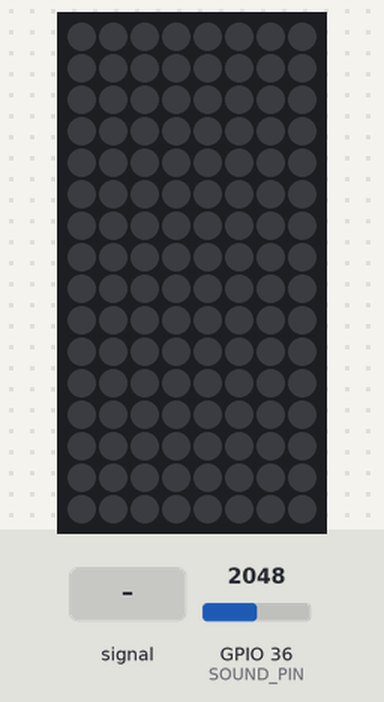
Bench run of a sketch on a simulated ESP32. On the bench: 8×16 RGB LED matrix (first LED top left, wired row by row). The test bench sets the inputs (shaded band); at power-on: GPIO 36 (SOUND_PIN) = 2048. Dim RGB values are drawn brighter than linear.

Above: at 1.2 s.
1.3 s: GPIO 36 (SOUND_PIN) fed a 200 Hz sine of ±327 counts around its level
At 2.1 s:
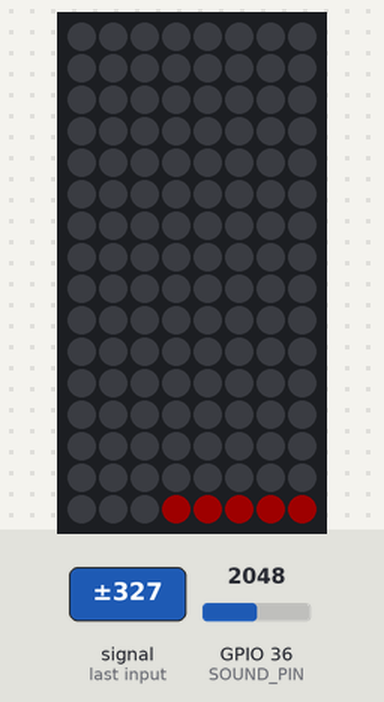
2.8 s: GPIO 36 (SOUND_PIN) fed a 1000 Hz sine of ±1023 counts around its level
At 4.0 s:
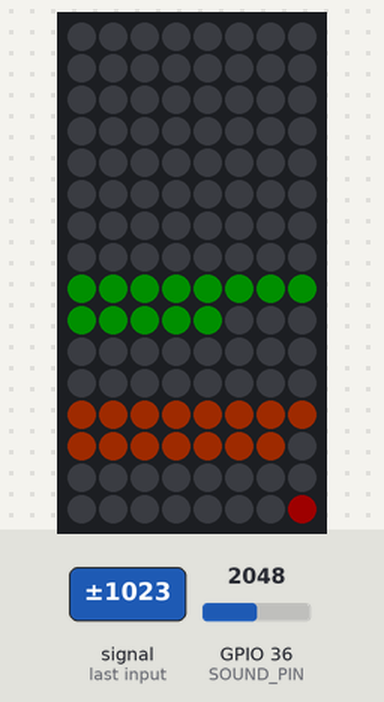
4.4 s: GPIO 36 (SOUND_PIN) set to 2866
At 5.0 s:
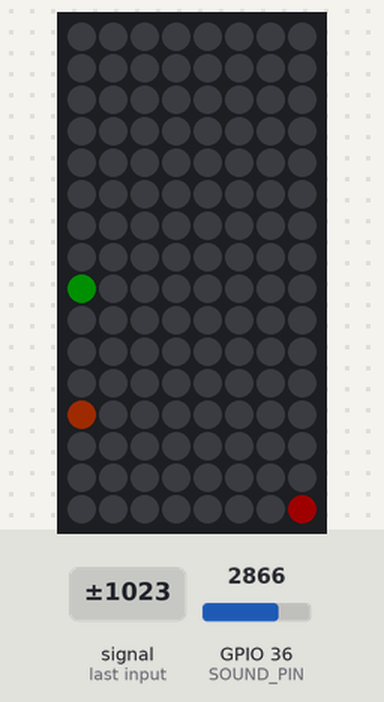
Timing chart, 0 to 7.4 s (numbered marks = the images above; inputs shaded):
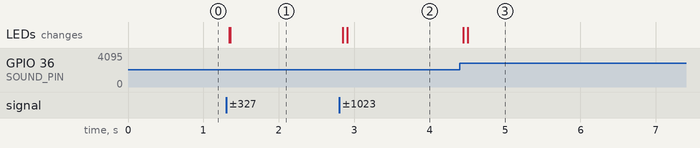

Measured:
- after the input at 1.3 s, the LEDs: first change at once (image 1 shows a later state)
- after the input at 2.8 s, the LEDs: first change after 0.05 s (image 2 shows a later state)
- after the input at 4.4 s, the LEDs: first change at once (image 3 shows a later state)

The sketch:

musicVisualizer.ino
```cpp
#include <FastLED.h> // FastLED library: https://github.com/FastLED/FastLED
#include <arduinoFFT.h>

//https://medium.com/@yolandaluqueh/music-to-led-strip-tutorial-using-fourier-transform-3d203a48fe14

#define SAMPLES 64               //determines the resolution of the frequency reads.  Lower value due to Arduino storage and speed restraints.  Value must be power of 2
#define SAMPLING_FREQUENCY 40000 //Nyquim Theory states that this must be 2x as large as the frequency we want to sample.  Human hear from 20khz - 20,000khz

#define ANIMATION_DELAY 0 //adjusts speed the leds will transition

arduinoFFT FFT = arduinoFFT();
unsigned int sampling_period_us; //determines how long our sample time is
unsigned long microseconds;      // current time when arduino started

double vReal[SAMPLES]; //real frequency the arduino picks up
double vImag[SAMPLES]; //used to computer fft
int bandValues[8];     //stores computed frequency values
int oldBandValues[8];  //create animation for transition

// Define pins used
#define LED_PIN 2
#define SOUND_PIN A0

// Define led layout
#define NUM_LEDS 128
#define COLS 8
#define ROWS 16

// Other constants
#define ANIMATION_DELAY 1

// FastLED array
CRGB leds[NUM_LEDS];

// Turn FastLED 1d array into alternating 2d array
int grid[ROWS][COLS] = {
    {127, 96, 95, 64, 63, 32, 31, 0},
    {126, 97, 94, 65, 62, 33, 30, 1},
    {125, 98, 93, 66, 61, 34, 29, 2},
    {124, 99, 92, 67, 60, 35, 28, 3},
    {123, 100, 91, 68, 59, 36, 27, 4},
    {122, 101, 90, 69, 58, 37, 26, 5},
    {121, 102, 89, 70, 57, 38, 25, 6},
    {120, 103, 88, 71, 56, 39, 24, 7},
    {119, 104, 87, 72, 55, 40, 23, 8},
    {118, 105, 86, 73, 54, 41, 22, 9},
    {117, 106, 85, 74, 53, 42, 21, 10},
    {116, 107, 84, 75, 52, 43, 20, 11},
    {115, 108, 83, 76, 51, 44, 19, 12},
    {114, 109, 82, 77, 50, 45, 18, 13},
    {113, 110, 81, 78, 49, 46, 17, 14},
    {112, 111, 80, 79, 48, 47, 16, 15}};

//LED colors for each column
CRGB colors[COLS] = {
    CRGB::Red,
    CRGB::OrangeRed,
    CRGB::Yellow,
    CRGB::Green,
    CRGB::Blue,
    CRGB::Cyan,
    CRGB::Purple,
    CRGB::FairyLight,
};

void setup()
{
    sampling_period_us = round(1000000 * (1.0 / SAMPLING_FREQUENCY));  //delay between each fft sample

    // Set pins to correct mode
    pinMode(LED_PIN, OUTPUT);
    pinMode(SOUND_PIN, INPUT);

    // FastLED setup
    FastLED.addLeds<WS2812B, LED_PIN, GRB>(leds, NUM_LEDS);
    FastLED.setBrightness(30);

    for (int i = 0; i < 8; i++)
    {
        oldBandValues[i] = 0;
    }

    for (int i = 0; i < 128; i++)
    {
        leds[i] = CRGB::Black;
    }
}

void loop()
{
    //reset frequency values
    for (int i = 0; i < 8; i++)
    {
        bandValues[i] = 0;
    }

    /*SAMPLING*/
    //https://medium.com/@yolandaluqueh/music-to-led-strip-tutorial-using-fourier-transform-3d203a48fe14

    //clear out data from old samples and set vReal to hold current input from microphone
    for (int i = 0; i < SAMPLES; i++)
    {
        // microseconds = micros();    //Overflows after around 70 minutes
        vReal[i] = 0;
        vReal[i] = analogRead(A0);
        vImag[i] = 0;

        while (micros() < (microseconds + sampling_period_us))
        { // Delay sampling period
        }
    }

    //computefft
    FFT.DCRemoval();                                                 //remove dc offset.  Make it so that waveform is centered areound 0  https://manual.audacityteam.org/man/dc_offset.html
    FFT.Windowing(vReal, SAMPLES, FFT_WIN_TYP_HAMMING, FFT_FORWARD); //get rid of spectral leakage https://www.youtube.com/watch?v=Q8N8pZ8P3f4
    FFT.Compute(vReal, vImag, SAMPLES, FFT_FORWARD);                 //calculate fft
    FFT.ComplexToMagnitude(vReal, vImag, SAMPLES);

    /*https://github.com/s-marley/ESP32_FFT_VU/blob/master/ESP32_FFT_VU/ESP32_FFT_VU.ino
    each element in vReal is a different frequency bit and the value of this element is that frequency's amplitude.
    since we are sampling at 64 we have 32 frequency bins that are available to us, but the first two bins vReal[0] & vReal[1] is mostly DC voltage hum so we have 30 bins.
    We must split up our 30 bins into 8 different bands since our LED strip has 8 columns.  Taking 20000/64 we see that the frequency width of each bin is 625, so each
    element of vReal has 625 khz in it.  It is suggested that each bandValue should be determined by a logrithmic function of the amount of frequency bands, but due to the
    low sample rate we were unable to do this perfectly.*/
    for (int i = 2; i < SAMPLES / 2; i++)
    {

        if (vReal[i] > 500)
        {
            if (i > 1 && i <= 3)
            {
                bandValues[0] += (int)vReal[i];
            }
            if (i > 3 && i <= 5)
            {
                bandValues[2] += (int)vReal[i];
            }
            if (i > 5 && i <= 7)
            {
                bandValues[3] += (int)vReal[i];
            }
            if (i > 7 && i <= 10)
            {
                bandValues[1] += (int)vReal[i];
            }
            if (i > 10 && i <= 14)
            {
                bandValues[4] += (int)vReal[i];
            }
            if (i > 14 && i <= 23)
            {
                bandValues[5] += (int)vReal[i];
            }
            if (i > 23 && i <= 26)
            {
                bandValues[6] += (int)vReal[i];
            }
            if (i > 26)
            {
                bandValues[7] += (int)vReal[i];
            }
        }
    }

    //make contents of bandValues fit within our led range
    for (int i = 0; i < 8; i++)
    {
        bandValues[i] = bandValues[i] / 1000;

        if (bandValues[i] > 15)
        {
            bandValues[i] = 15;
        }
        //    Serial.println(bandValues[i]);
    }

    // constrain amplitude within the boundaries of the led array
    for (int i = 0; i < 8; i++)
    {
        if (bandValues[i] < 0)
        {
            bandValues[i] = 0;
        }
        else if (bandValues[i] > 15)
        {
            bandValues[i] = 15;
        }
    }

    //set led colors make it so that there is a smooth transition from previous colors to new ones by slowing going down rows of each column
    for (int r = ROWS - 1; r <= 0; r--)
    {
        for (int c = 0; c < COLS; c++)
        {
            if (bandValues[c] < oldBandValues[c] && oldBandValues[c] == r)
            {
                leds[grid[r][c]] = CRGB::Black;
                oldBandValues[c]--;

                FastLED.show();
                delay(ANIMATION_DELAY);
            }
        }
    }

    for (int r = 0; r < ROWS; r++)
    {
        for (int c = 0; c < COLS; c++)
        {
            if (r < bandValues[c])
            {
                leds[grid[r][c]] = colors[c];
            }
            else if (r > bandValues[c])
            {
                leds[grid[r][c]] = CRGB::Black;
            }
        }
        FastLED.show();
        delay(ANIMATION_DELAY);
    }

    //set old band values for next loop
    for (int i = 0; i < 8; i++)
    {
        oldBandValues[i] = bandValues[i];
    }
}
```
